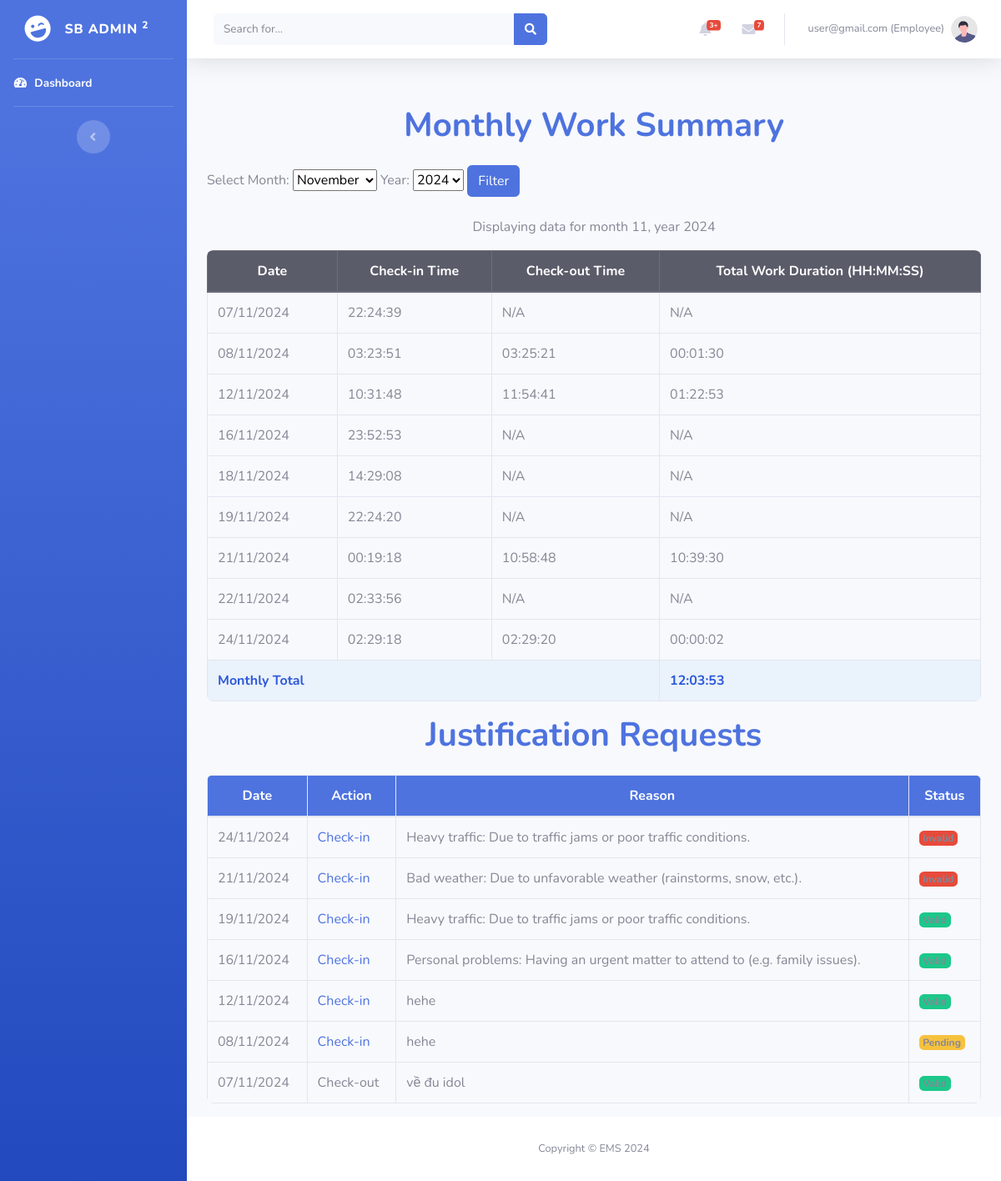
/employee/monthly_work_summary.php (signed in), run on the app's committed database.
### tables this page shows
CREATE TABLE `checkinout` (
  `Id` int NOT NULL AUTO_INCREMENT,
  `UserID` int NOT NULL,
  `ActionType` enum('checkin','checkout') NOT NULL,
  `CheckInTime` datetime DEFAULT NULL,
  `LogDate` date NOT NULL,
  `CheckOutTime` datetime DEFAULT NULL,
  `email_sent` tinyint(1) DEFAULT '0',
  `status` varchar(10) DEFAULT 'Valid',
  `reason` text,
  PRIMARY KEY (`Id`),
  UNIQUE KEY `unique_user_logdate` (`UserID`,`LogDate`),
  CONSTRAINT `checkinout_ibfk_1` FOREIGN KEY (`UserID`) REFERENCES `user` (`Id`) ON DELETE CASCADE ON UPDATE CASCADE
);

### employee/monthly_work_summary.php (the view, shortened to what this page needs)
<?php
include '../config.php';
$userId = $_SESSION['user_id'];
$currentMonth = date('m');
$currentYear = date('Y');
$selectedMonth = $currentMonth;
$selectedYear = $currentYear;
$query = "SELECT
            DATE(LogDate) AS WorkDate,
            TIME(CheckInTime) AS CheckInTime,
            TIME(CheckOutTime) AS CheckOutTime,
            TIMEDIFF(CheckOutTime, CheckInTime) AS WorkDuration
          FROM CheckInOut
          WHERE UserID = :userId AND MONTH(LogDate) = :selectedMonth AND YEAR(LogDate) = :selectedYear
          ORDER BY WorkDate, CheckInTime";
$stmt = $conn->prepare($query);
$stmt->bindParam(':userId', $userId, PDO::PARAM_INT);
$stmt->bindParam(':selectedMonth', $selectedMonth, PDO::PARAM_INT);
$stmt->bindParam(':selectedYear', $selectedYear, PDO::PARAM_INT);
$stmt->execute();
$workDetails = $stmt->fetchAll(PDO::FETCH_ASSOC);
$queryJustifications = "SELECT
                            LogDate,
                            ActionType,
                            Reason,
                            Status
                        FROM CheckInOut
                        WHERE UserID = :userId
                          AND MONTH(LogDate) = :selectedMonth
                          AND YEAR(LogDate) = :selectedYear
                          AND Reason IS NOT NULL
                        ORDER BY LogDate DESC";
$stmt = $conn->prepare($queryJustifications);
$stmt->bindParam(':userId', $userId, PDO::PARAM_INT);
$stmt->bindParam(':selectedMonth', $selectedMonth, PDO::PARAM_INT);
$stmt->bindParam(':selectedYear', $selectedYear, PDO::PARAM_INT);
$stmt->execute();
$justifications = $stmt->fetchAll(PDO::FETCH_ASSOC);
?>
<!DOCTYPE html>
<html lang="en">
<head>
    <link href="../vendor/fontawesome-free/css/all.min.css" rel="stylesheet" type="text/css">
    <link href="../css/sb-admin-2.min.css" rel="stylesheet">
</head>
<body id="page-top">
    <div id="wrapper">
        <?php include('../employee/sidebar.php') ?>
        <div id="content-wrapper" class="d-flex flex-column">
            <div id="content">
                <?php include('../templates/navbar.php') ?>
                <div class="container-fluid">
                    <h1 class="text-center">Monthly Work Summary</h1>
                    <form method="POST" class="mb-4">
                        <label for="month">Select Month: </label>
                        <select name="month" id="month">
                            <?php for ($m = 1; $m <= 12; $m++): ?>
                                <option value="<?php echo $m; ?>" <?php echo ($m == $currentMonth) ? 'selected' : ''; ?>>
                                    <?php echo date('F', mktime(0, 0, 0, $m, 1)); ?>
                                </option>
                            <?php endfor; ?>
                        </select>
                        <label for="year">Year: </label>
                        <select name="year" id="year">
                            <?php for ($y = 2020; $y <= date('Y'); $y++): ?>
                                <option value="<?php echo $y; ?>" <?php echo ($y == $currentYear) ? 'selected' : ''; ?>>
                                    <?php echo $y; ?>
                                </option>
                            <?php endfor; ?>
                        </select>
                        <input type="submit" class="btn btn-primary" value="Filter">
                    </form>
                    <p class="text-center">Displaying data for month <?= $selectedMonth ?>, year <?= $selectedYear ?>
                    <div class="table-responsive">
                        <table class="table table-bordered table-hover">
                            <thead class="thead-dark">
                                <tr>
                                    <th>Date</th>
                                    <th>Check-in Time</th>
                                    <th>Check-out Time</th>
                                    <th>Total Work Duration (HH:MM:SS)</th>
                                </tr>
                            </thead>
                            <tbody>
                                <?php
                                $currentDate = '';
                                $dailyTotalDuration = 0;
                                $monthlyTotalDuration = 0;
                                if (!empty($workDetails)):
                                    foreach ($workDetails as $row):
                                        if ($currentDate !== $row['WorkDate']) {
                                            if ($currentDate !== '') {
                                                $monthlyTotalDuration += $dailyTotalDuration;
                                            }
                                            $currentDate = $row['WorkDate'];
                                            $dailyTotalDuration = 0;
                                        }
                                        $dailyTotalDuration += strtotime($row['WorkDuration']) - strtotime("00:00:00");
                                ?>
                                        <tr>
                                            <td><?= date('d/m/Y', strtotime($row['WorkDate'])) ?></td>
                                            <td><?= $row['CheckInTime'] ?: 'N/A' ?></td>
                                            <td><?= $row['CheckOutTime'] ?: 'N/A' ?></td>
                                            <td><?= $row['WorkDuration'] ?: 'N/A' ?></td>
                                        </tr>
                                    <?php endforeach; ?>
                                    <tr>
                                        <td colspan="3" class="text-end total-duration">Monthly Total</td>
                                        <td class="total-duration"><?= gmdate("H:i:s", $monthlyTotalDuration) ?></td>
                                    </tr>
                                <?php else: ?>
                                    <tr>
                                        <td colspan="4" class="text-center">No records found for this month.</td>
                                    </tr>
                                <?php endif; ?>
                            </tbody>
                        </table>
                    </div>
                    <h1 class="text-center">Justification Requests</h1>
                    <div class="table-responsive">
                        <table class="table table-bordered">
                            <thead>
                                <tr>
                                    <th>Date</th>
                                    <th>Action</th>
                                    <th>Reason</th>
                                    <th>Status</th>
                                </tr>
                            </thead>
                            <tbody>
                                <?php if (!empty($justifications)): ?>
                                    <?php foreach ($justifications as $row): ?>
                                        <tr>
                                            <td><?= date('d/m/Y', strtotime($row['LogDate'])) ?></td>
                                            <td>
                                                <?php
                                                $actionType = $row['ActionType'];
                                                $formattedAction = $actionType === 'checkin' ? 'Check-in' : 'Check-out';
                                                if ($actionType === 'checkin') {
                                                    echo "<span class='text-primary'>$formattedAction</span>";
                                                } elseif ($actionType === 'checkout') {
                                                    echo "<span class='text-secondary'>$formattedAction</span>";
                                                }
                                                ?>
                                            </td>
                                            <td><?= $row['Reason'] ?></td>
                                            <td>
                                                <?php
                                                switch ($row['Status']) {
                                                    case 'Valid':
                                                        echo "<span class='badge bg-success'>Valid</span>";
                                                        break;
                                                    case 'Invalid':
                                                        echo "<span class='badge bg-danger'>Invalid</span>";
                                                        break;
                                                    default:
                                                        echo "<span class='badge bg-warning'>Pending</span>";
                                                }
                                                ?>
                                            </td>
                                        </tr>
                                    <?php endforeach; ?>
                                <?php else: ?>
                                    <tr>
                                        <td colspan="4" class="text-center">No justifications found for this month.</td>
                                    </tr>
                                <?php endif; ?>
                            </tbody>
                        </table>
                    </div>
                </div>
            </div>
            <?php include('../employee/footer.php') ?>
        </div>
</body>
</html>

### employee/monthly_work_summary.php (style rules this page uses)
body { background: #f4f4f9; font-family: 'Nunito', sans-serif; }
.container-fluid { padding-top: 2rem; }
h1 { color: #4e73df; font-weight: 700; margin-bottom: 1.5rem; }
.table { border-radius: 8px; overflow: hidden; }
.table thead { background-color: #4e73df; color: white; font-weight: bold; text-align: center; }
.total-duration { background-color: #eaf2fb; font-weight: bold; color: #2e59d9; }

### data on the page
checkinout: LogDate "24/11/2024", ActionType "Check-in", reason "Heavy traffic: Due to traffic jams or poor traffic conditions.", status "Invalid"
checkinout: LogDate "21/11/2024", ActionType "Check-in", reason "Bad weather: Due to unfavorable weather (rainstorms, snow, etc.).", status "Invalid"
checkinout: LogDate "19/11/2024", ActionType "Check-in", reason "Heavy traffic: Due to traffic jams or poor traffic conditions.", status "Valid"
checkinout: LogDate "16/11/2024", ActionType "Check-in", reason "Personal problems: Having an urgent matter to attend to (e.g. family issues).", status "Valid"
checkinout: LogDate "12/11/2024", ActionType "Check-in", reason "hehe", status "Valid"
checkinout: LogDate "08/11/2024", ActionType "Check-in", reason "hehe", status "Pending"
checkinout: LogDate "07/11/2024", ActionType "Check-out", reason "về đu idol", status "Valid"

### other printed values
$userEmail . " (" . $role . ")" "user@gmail.com (Employee)"
$selectedMonth "11"
$selectedYear "2024"
date('d/m/Y', strtotime($row['WorkDate'])) "07/11/2024"
$row['CheckInTime'] ?: 'N/A' "22:24:39"
$row['CheckOutTime'] ?: 'N/A' "N/A"
$row['WorkDuration'] ?: 'N/A' "N/A"
date('d/m/Y', strtotime($row['WorkDate'])) "08/11/2024"
$row['CheckInTime'] ?: 'N/A' "03:23:51"
$row['CheckOutTime'] ?: 'N/A' "03:25:21"
$row['WorkDuration'] ?: 'N/A' "00:01:30"
date('d/m/Y', strtotime($row['WorkDate'])) "12/11/2024"
$row['CheckInTime'] ?: 'N/A' "10:31:48"
$row['CheckOutTime'] ?: 'N/A' "11:54:41"
$row['WorkDuration'] ?: 'N/A' "01:22:53"
